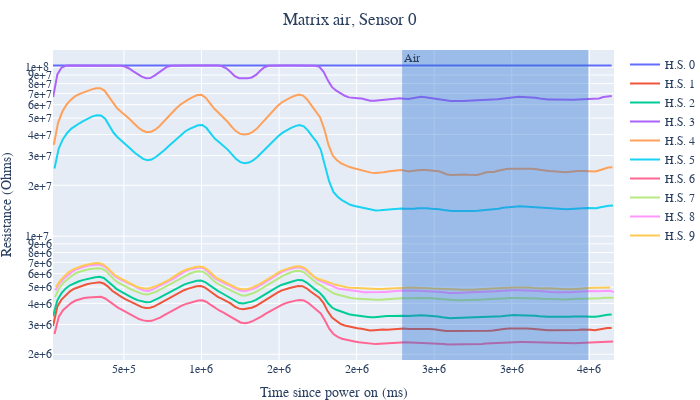

Notebook code for this chart:
### Code cell
plot_data_arr(sensor_data, "air", 0, sensor_labels, skip=1, cut=1)

### Figure 1 — Plotly figure (JSON) as saved in the notebook; plotly's stock layout.template omitted (floating-point values rounded to 4 significant figures; data arrays with more than 128 entries replaced by an {"elided": "..."} marker saying what was removed)
{"data": [{"mode": "lines", "name": "H.S. 0", "showlegend": true, "type": "scatter", "x": {"elided": "133 int values"}, "y": {"elided": "133 float values"}}, {"mode": "lines", "name": "H.S. 1", "showlegend": true, "type": "scatter", "x": {"elided": "133 int values"}, "y": {"elided": "133 float values"}}, {"mode": "lines", "name": "H.S. 2", "showlegend": true, "type": "scatter", "x": {"elided": "133 int values"}, "y": {"elided": "133 float values"}}, {"mode": "lines", "name": "H.S. 3", "showlegend": true, "type": "scatter", "x": {"elided": "133 int values"}, "y": {"elided": "133 float values"}}, {"mode": "lines", "name": "H.S. 4", "showlegend": true, "type": "scatter", "x": {"elided": "133 int values"}, "y": {"elided": "133 float values"}}, {"mode": "lines", "name": "H.S. 5", "showlegend": true, "type": "scatter", "x": {"elided": "133 int values"}, "y": {"elided": "133 float values"}}, {"mode": "lines", "name": "H.S. 6", "showlegend": true, "type": "scatter", "x": {"elided": "133 int values"}, "y": {"elided": "133 float values"}}, {"mode": "lines", "name": "H.S. 7", "showlegend": true, "type": "scatter", "x": {"elided": "133 int values"}, "y": {"elided": "133 float values"}}, {"mode": "lines", "name": "H.S. 8", "showlegend": true, "type": "scatter", "x": {"elided": "133 int values"}, "y": {"elided": "133 float values"}}, {"mode": "lines", "name": "H.S. 9", "showlegend": true, "type": "scatter", "x": {"elided": "132 int values"}, "y": {"elided": "132 float values"}}], "layout": {"annotations": [{"showarrow": false, "text": "Air", "x": 2293358, "xanchor": "left", "xref": "x", "y": 1, "yanchor": "top", "yref": "y domain"}], "font": {"family": "Times New Roman"}, "height": 400, "margin": {"b": 0, "l": 0, "r": 10, "t": 50}, "shapes": [{"fillcolor": "#2c73d2", "line": {"width": 0}, "opacity": 0.4, "type": "rect", "x0": 2293358, "x1": 3492983, "xref": "x", "y0": 0, "y1": 1, "yref": "y domain"}], "title": {"font": {"family": "Times New Roman"}, "pad": {"b": 0, "l": 0, "r": 0, "t": 0}, "text": "Matrix air, Sensor 0", "x": 0.5}, "width": 700, "xaxis": {"tickformat": ".0e", "title": {"text": "Time since power on (ms)"}}, "yaxis": {"tickformat": ".0e", "title": {"text": "Resistance (Ohms)"}, "type": "log"}}}
